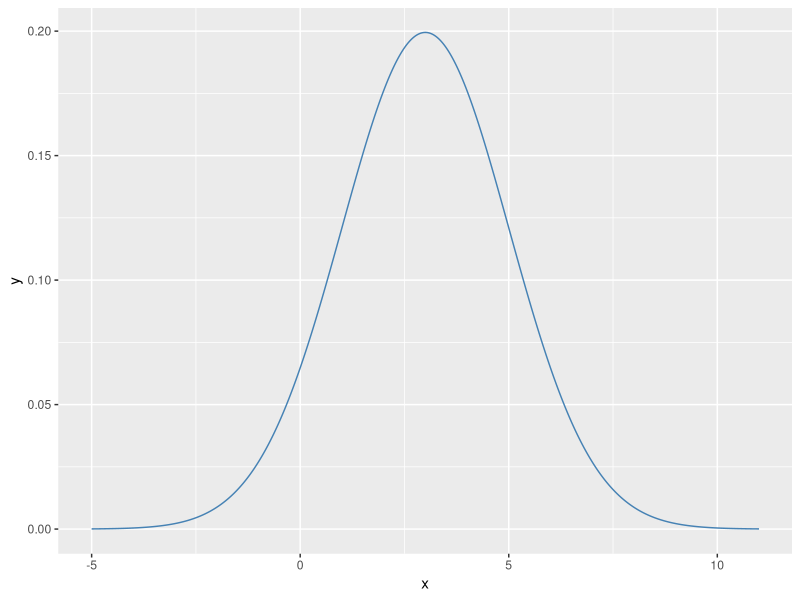
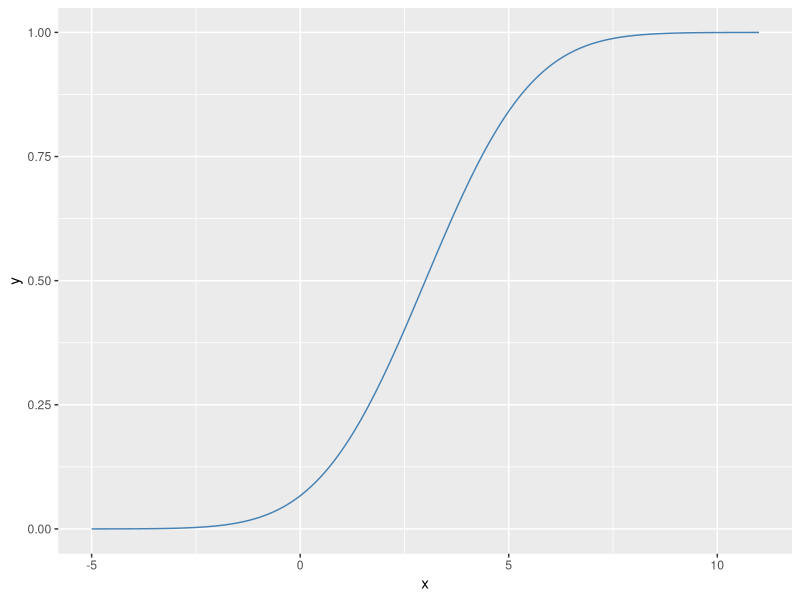

These charts were generated, in order, by the following R code:
# ---- 0. Setup and load libraries, if any ----

library(ggplot2)  # load the graphing library

if(!require("rstudioapi")) install.packages("rstudioapi")
setwd(dirname(getSourceEditorContext()$path))  # set working directory


# ---- 1. Calculate standard normal distribution probabilities ----

m = 3 # Mean 
s = 2 # Standard Deviation 

# Previously, we used dnorm() to generate the normal probability density.
x <- seq(-5,11,0.1)  # xaxis values

ggplot(data.frame(x), aes(x)) +
  stat_function(fun=dnorm, args=list(mean=m, sd=s), n=1000, color='steelblue')

# Now, we can calculate probabilities using pnorm(), the distribution function
# for the Normal. 
# What is more likely (has a higher probability): X <= 8, or X <= 0.1?

pnorm(8, mean=m, sd=s)    # P(X <= 8)
pnorm(0.1, mean=m, sd=s)  # P(X <= 0.1)

# What else is likely (or unlikely)?

# What is the pnorm function doing?
ggplot(data.frame(x), aes(x)) +
  stat_function(fun=pnorm, args=list(mean=m, sd=s), n=1000, color='steelblue')


###### Heinz Quality Control problem
m = 36
s = 0.11

# What percent of bottles have less than 35.8 oz of Ketchup?
pnorm(35.8, m, s)
# OR, compute the percentile using the z score
pnorm((35.8-m)/s, 0, 1)
pnorm(-1.82, 0, 1)

# Pass if 35.8<X<36.2
# What percent of bottles pass the quality control inspection?
pnorm(36.2, m, s) - pnorm(35.8, m, s)
